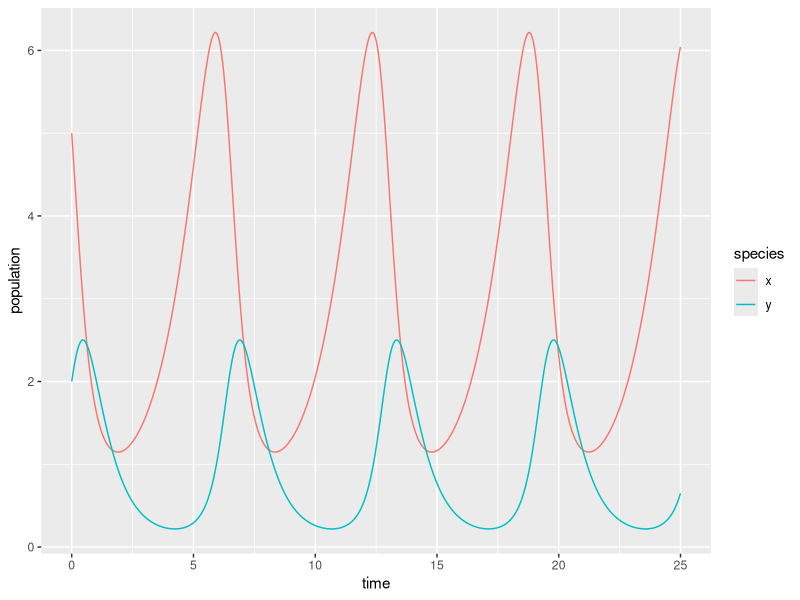

Write the R code that produced this figure.
## ---- chunk 1
knitr::opts_chunk$set(echo = TRUE)
library(tidyverse)
library(deSolve)
## ---- chunk 2
# Create a sequence of times (days): 
time <- seq(0, 25, by = 0.05)

# Set some parameter values (these can change - keep it in mind):
# DEFAULT parameters <- c(alpha = .75, beta = 0.8, delta = 0.5, gamma = 1)
parameters <- c(alpha = .75, beta = 0.8, delta = 0.5, gamma = 1.5)

# Set the initial condition (prey and predator populations at t = 0).
# Recall: x = prey, y = predator
init_cond <- c(x = 5, y = 2)

# Prepare the series of differential equations as a function: 
lk_equations <- function(time, init_cond, parameters) {
  with(as.list(c(init_cond, parameters)), {
    dxdt = alpha * x - beta * x * y
    dydt = delta * x * y - gamma * y
    return(list(c(dxdt, dydt)))
  })
}

# Find the approximate the solution using `deSolve::ode()`:
approx_lk <- ode(y = init_cond, times = time, func = lk_equations, parms = parameters)

# Check the class: 
class(approx_lk)

# We really want this to be a data frame, and we want both prey (x) and predator (y) to be in the same column -- we'll learn why in EDS 221 (tidy data)
approx_lk_df <- data.frame(approx_lk) %>% 
  pivot_longer(cols = c(x,y), names_to = "species", values_to = "population")

# Plot it! 
ggplot(data = approx_lk_df, aes(x = time, y = population)) +
  geom_line(aes(color = species))
